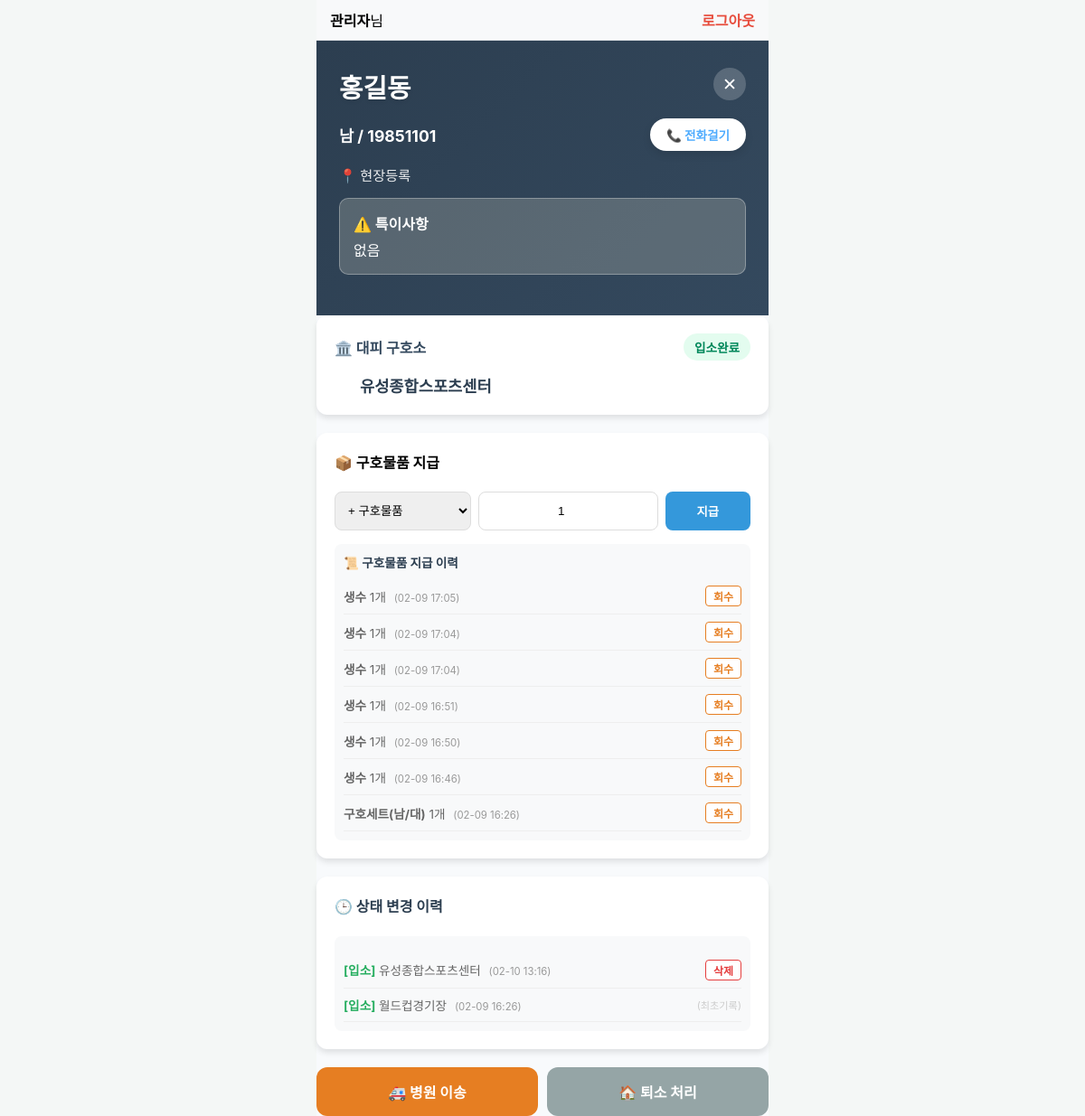
/resident_manage/1 (signed in), run on the app's committed database.
### models.py (models this page shows, shortened)
class Resident(db.Model):
    __tablename__ = 'residents'
    id = db.Column(db.Integer, primary_key=True)
    incident_id = db.Column(db.Integer, db.ForeignKey('incidents.id'), nullable=False)
    shelter_id = db.Column(db.Integer, db.ForeignKey('shelters.id'), nullable=False)
    name = db.Column(db.String(50), nullable=False)
    phone = db.Column(db.String(20))
    gender = db.Column(db.String(10)) # '남', '여'
    age = db.Column(db.String(10))    # 생년월일 또는 나이
    village = db.Column(db.String(100)) # 거주 마을
    family_id = db.Column(db.String(50)) # 가족 그룹 ID
    family_role = db.Column(db.String(20)) # '세대주', '세대원'
    note = db.Column(db.Text) # 특이사항 (지병 등)
    kakao_id = db.Column(db.String(100)) # 카카오 연동 ID
    logs = db.relationship('ResidentLog', backref='resident', lazy=True, cascade="all, delete-orphan")
    distributions = db.relationship('DistributionLog', backref='resident', lazy=True)

class ResidentLog(db.Model):
    __tablename__ = 'resident_logs'
    id = db.Column(db.Integer, primary_key=True)
    incident_id = db.Column(db.Integer, db.ForeignKey('incidents.id'), nullable=False)
    resident_id = db.Column(db.Integer, db.ForeignKey('residents.id'), nullable=False)
    shelter_id = db.Column(db.Integer, db.ForeignKey('shelters.id'), nullable=False)
    status = db.Column(db.String(20), nullable=False) # IN, OUT, HOSPITAL
    log_content = db.Column(db.Text, nullable=True)
    log_time = db.Column(db.DateTime, default=datetime.now) # 상태 변경 시간

class Shelter(db.Model):
    __tablename__ = 'shelters'
    id = db.Column(db.Integer, primary_key=True)
    incident_id = db.Column(db.Integer, db.ForeignKey('incidents.id'), nullable=False)
    name = db.Column(db.String(100), nullable=False) # 구호소명
    address = db.Column(db.String(200))
    phone = db.Column(db.String(20))
    area = db.Column(db.Integer)      # 면적
    capacity = db.Column(db.Integer)  # 수용 가능 인원
    is_active = db.Column(db.Boolean, default=True) # 운영 여부
    latitude = db.Column(db.Float)  # 위도
    longitude = db.Column(db.Float) # 경도
    residents_logs = db.relationship('ResidentLog', backref='shelter', lazy=True)
    supplies = db.relationship('Supply', backref='shelter', lazy=True)
    duty_orders = db.relationship('DutyOrder', backref='shelter', lazy=True)
    staff_logs = db.relationship('StaffLog', backref='shelter', lazy=True)

class Supply(db.Model):
    __tablename__ = 'supplies'
    id = db.Column(db.Integer, primary_key=True)
    shelter_id = db.Column(db.Integer, db.ForeignKey('shelters.id'), nullable=True)
    item_name = db.Column(db.String(100), nullable=False)
    quantity = db.Column(db.Integer, default=0)
    distributions = db.relationship('DistributionLog', backref='supply', lazy=True)

### app.py (the view)
@app.route('/resident_manage/<int:resident_id>')
@login_required
def resident_manage(resident_id):
    res = db.session.get(Resident, resident_id)
    if not res:
        return render_template('errors/404.html'), 404
    sorted_logs = sorted(res.logs, key=lambda x: x.log_time, reverse=True)
    status_logs = [(l.status, l.shelter.name, str(l.log_time), l.id) for l in sorted_logs]
    last_log = sorted_logs[0] if sorted_logs else None # 최신 로그가 0번 인덱스
    shelter_id = last_log.shelter_id if last_log else None
    sorted_dists = sorted(res.distributions, key=lambda x: x.distributed_at, reverse=True)
    dist_logs = [(d.supply.item_name, d.quantity, str(d.distributed_at), d.id) for d in sorted_dists]
    shelter_supplies = []
    if shelter_id:
        supplies = Supply.query.filter_by(shelter_id=shelter_id).all()
        shelter_supplies = [{'id':s.id, 'name':s.item_name, 'quantity':s.quantity} for s in supplies if s.quantity > 0]
    res_data = (res.id, res.name, res.phone, res.village, res.gender, res.age, res.note,
                last_log.shelter.name if last_log else "", last_log.status if last_log else "", shelter_id)
    return render_template('resident_manage.html', res=res_data, supplies=shelter_supplies,
                           dist_logs=dist_logs, status_logs=status_logs)

### app.py (called while the page is built)
def login_required(f):
    @wraps(f)
    def decorated_function(*args, **kwargs):
        if 'logged_in' not in session:
            if request.endpoint not in ['login', 'login_resident', 'user_register', 'add_resident', 'kakao_resident_login', 'kakao_callback']:
                return redirect(url_for('login'))
        return f(*args, **kwargs)
    return decorated_function

### templates/resident_manage.html (shortened to what this page needs)
<!DOCTYPE html>
<html lang="ko">
<head>
    <link rel="stylesheet" href="{{ url_for('static', filename='style.css') }}">
</head>
<body class="flex-center-body bg-light-gray" style="align-items: flex-start; padding: 0;">
    <div class="container">
        {% if session.logged_in %}
        <div class="user-bar">
            <span>
                <strong>{{ session.user_name if session.user_name else '관리자' }}</strong>님
            </span>
            <a href="/logout" style="text-decoration: none; color: #e74c3c; font-weight: bold;">로그아웃</a>
        </div>
        {% endif %}
        <div class="profile-header">
            <div class="header-top">
                <h1 class="profile-name">{{ res[1] }}</h1>
                <button onclick="location.href='/'" class="header-close-btn">✕</button>
            </div>
            <div style="margin-top: 10px;">
                <div style="display: flex; justify-content: space-between; align-items: center;">
                    <span style="font-size: 1.1rem; font-weight: 700; color: #ffffff;">{{ res[4] }} / {{ res[5] }}</span>
                    <a href="tel:{{ res[2] }}" class="header-call-btn">📞 전화걸기</a>
                </div>
                {% if res[3] %}
                <div style="margin: 15px 0; color: #ffffff; opacity: 0.9; font-size: 0.95rem;">
                    📍 {{ res[3] }}
                </div>
                {% endif %}
                <div class="special-note-box">
                    <strong style="color: #ffffff;">⚠️ 특이사항</strong><br>
                    <div style="margin-top: 5px; color: #ffffff; font-weight: 500;">
                        {{ res[6] if res[6] else '없음' }}
                    </div>
                </div>
            </div>
        </div>
        <div class="card-shadow main-info mb-20">
            <div style="display: flex; justify-content: space-between; align-items: center; margin-bottom: 15px;">
                <span style="font-weight: bold; color: #34495e;">🏛️ 대피 구호소</span>
                <span class="status-badge status-{{ res[8] }}">
                    {{ '입소완료' if res[8]=='IN' else '병원후송' if res[8]=='HOSPITAL' else '퇴소완료' }}
                </span>
            </div>
            <div style="font-size: 1.1rem; color: #2c3e50; font-weight: 600; padding-left: 28px;">
                {{ res[7] }}
            </div>
        </div>
        <div class="card-shadow p-20">
            <h4 class="mt-0">📦 구호물품 지급</h4>
            <form action="/manage_distribute" method="post" style="display: flex; gap: 8px; margin-bottom: 15px;">
                <select name="sup_id" required style="flex: 2; padding: 10px; border: 1px solid #ddd; border-radius: 8px;">
                    <option value="">+ 구호물품</option>
                </select>
                <input type="number" name="quantity" value="1" min="1" style="flex: 0.5; padding: 10px; border: 1px solid #ddd; border-radius: 8px; text-align: center;">
                <button type="submit" class="btn-base btn-primary" style="flex: 1;">지급</button>
            </form>
            <div class="history-box">
                <strong style="color: #2c3e50;">📜 구호물품 지급 이력</strong>
                <ul class="history-list">
                    {% for log in dist_logs %}
                    <li class="history-item">
                        <span>
                            <strong>{{ log[0] }}</strong> {{ log[1] }}개
                            <small style="color: #999; margin-left: 5px;">({{ log[2][5:16] }})</small>
                        </span>
                        <a href="/cancel_resident_manage_distribute/{{ log[3] }}/{{ res[0] }}" class="cancel-btn-outline" onclick="return confirm('이 지급 내역을 취소하고 재고를 복구하시겠습니까?')">회수</a>
                    </li>
                    {% else %}
                    <li style="padding: 10px 0; text-align: center; color: #999;">지급 기록이 없습니다.</li>
                    {% endfor %}
                </ul>
            </div>
        </div>
        <div class="card-shadow p-20" style="margin-top: 20px;">
            <h4 class="mt-0" style="color: #2c3e50;">🕒 상태 변경 이력</h4>
            <div class="history-box">
                <ul class="history-list">
                    {% for log in status_logs %}
                    <li class="history-item">
                        <span>
                            {% if log[0] == 'IN' %}<b style="color: #27ae60;">[입소]</b>
                            {% elif log[0] == 'HOSPITAL' %}<b style="color: #e67e22;">[병원후송]</b>
                            {% elif log[0] == 'OUT' %}<b style="color: #7f8c8d;">[퇴소]</b>
                            {% else %}<b>[{{ log[0] }}]</b>{% endif %}
                            {{ log[1] }} <small style="color: #999; margin-left: 5px;">({{ log[2][5:16] }})</small>
                        </span>
                        {% if not loop.last %}
                        <a href="/cancel_status_log/{{ log[3] }}/{{ res[0] }}"
                           class="cancel-btn-outline" style="color: #e53e3e; border-color: #e53e3e;"
                           onclick="return confirm('이 상태 기록을 삭제하시겠습니까?')">삭제</a>
                        {% else %}
                        <small style="color: #ccc; font-size: 0.7rem;">(최초기록)</small>
                        {% endif %}
                    </li>
                    {% else %}
                    <li style="padding: 10px 0; text-align: center; color: #999;">변경 기록이 없습니다.</li>
                    {% endfor %}
                </ul>
            </div>
        </div>
        <div class="card-actions-grid p-20">
            {% if res[8]=='IN' %}
                <a href="/update_status/manage/{{ res[0] }}/{{ res[9] }}/HOSPITAL" onclick="return confirm('병원으로 이송 처리하시겠습니까?')" style="background: #e67e22;">🚑 병원 이송</a>
                <a href="/update_status/manage/{{ res[0] }}/{{ res[9] }}/OUT" onclick="return confirm('퇴소 처리하시겠습니까?')" style="background: #95a5a6;">🏠 퇴소 처리</a>
            {% else %}
                <a href="/update_status/manage/{{ res[0] }}/{{ res[9] }}/IN" onclick="return confirm('구호소 복귀 처리하시겠습니까?')" style="background: #e67e22;">📍 구호소 복귀</a>
            {% endif %}
        </div>
    </div>
</body>
</html>

### static/style.css (style rules this page uses)
body { font-family: 'Pretendard', -apple-system, sans-serif; margin: 0; font-size: 16px; background-color: #f8fafc; }
.user-bar { position: sticky; top: 0; background: #f8f9fa; padding: 10px 15px; border-bottom: 1px solid #dee2e6; display: flex; justify-content: space-between; align-items: center; z-index: 1001; }
.container { padding: 10px; background: #f8fafc; padding-bottom: 80px; }
.card-shadow { background: white; border-radius: 12px; box-shadow: 0 4px 6px rgba(0,0,0,0.1); border: none; padding: 20px; margin-bottom: 20px; }
.mt-0 { margin-top: 0 !important; }
.mb-20 { margin-bottom: 20px; }
.flex-center-body { display: flex; justify-content: center; align-items: center; min-height: 100vh; background-color: #f0f2f5; margin: 0; padding: 20px; box-sizing: border-box; }
.bg-light-gray { background-color: #f4f7f6; }
.btn-base { padding: 12px 15px; border-radius: 8px; font-weight: bold; border: none; cursor: pointer; text-decoration: none; display: inline-block; transition: opacity 0.2s; text-align: center; }
.btn-primary { background: #3498db; color: white; }
.profile-header { background: linear-gradient(135deg, #2c3e50 0%, #34495e 100%); padding: 30px 25px; color: white; position: relative; border-radius: 0; }
.header-top { display: flex; justify-content: space-between; align-items: flex-start; margin-bottom: 15px; }
.profile-name { font-size: 1.8rem; font-weight: 800; margin: 0; text-shadow: 0 2px 4px rgba(0,0,0,0.1); }
.header-close-btn { background: rgba(255, 255, 255, 0.2); border: none; color: white; width: 36px; height: 36px; border-radius: 50%; font-size: 1.2rem; cursor: pointer; display: flex; align-items: center; justify-content: center; transition: 0.2s; }
.header-call-btn { text-decoration: none; background: #ffffff; color: #4facfe; padding: 8px 18px; border-radius: 50px; font-size: 0.85rem; font-weight: 800; box-shadow: 0 4px 10px rgba(0,0,0,0.1); margin-left: auto; }
.special-note-box { margin: 15px 0; background: rgba(255, 248, 225, 0.2); padding: 15px; border-radius: 10px; border: 1px solid rgba(255, 255, 255, 0.3); }
.status-badge { padding: 5px 12px; border-radius: 20px; font-size: 0.85rem; font-weight: bold; }
.status-IN { background: #e3fcef; color: #00875a; }
.history-list { margin: 8px 0 0 0; padding: 0; list-style: none; }
.history-item { display: flex; justify-content: space-between; align-items: center; padding: 8px 0; border-bottom: 1px solid #eee; }
.history-box { font-size: 0.85rem; color: #666; background: #f8f9fa; padding: 10px; border-radius: 8px; }
.cancel-btn-outline { background: white; color: #e67e22; border: 1px solid #e67e22; padding: 2px 8px; border-radius: 4px; font-size: 0.75rem; font-weight: bold; text-decoration: none; }
.card-actions-grid { display: flex; gap: 10px; margin-top: 15px; }
.card-actions-grid a { flex: 1; text-align: center; padding: 15px; border-radius: 12px; color: white; font-weight: bold; text-decoration: none; }

### templates/resident_manage.html (style rules this page uses)
.container { margin-top: 0 !important; width: 100%; max-width: 500px; padding: 0; }

### data on the page
Resident: name "홍길동", age "19851101", village "현장등록"
ResidentLog: status "입소완료"
Shelter: name "유성종합스포츠센터", name "유성종합스포츠센터"
Supply: item_name "생수", shelter "1", log "02-09 17:05", log "02-09 17:04", log "02-09 16:51", log "02-09 16:50", log "02-09 16:46"
Supply: item_name "구호세트(남/대)", shelter "1", log "02-09 16:26"
Shelter: name "월드컵경기장"

### other printed values
{{ session.user_name if session.user_name else '관리자' }} "관리자"
{{ res[4] }} "남"
{{ res[6] if res[6] else '없음' }} "없음"
{{ log[2][5:16] }} "02-10 13:16" "02-09 16:26"
